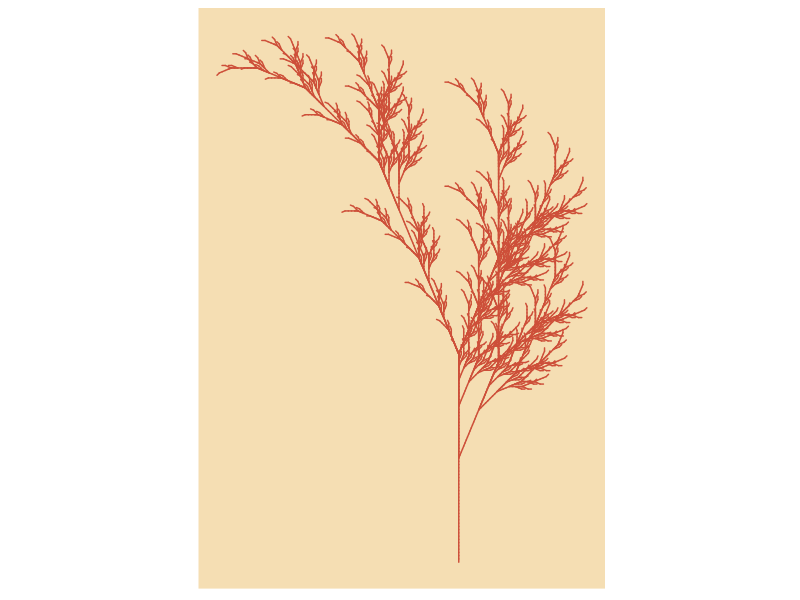

Here is the R script that generated this plot:
# Title Fall color
# Credit: https://fronkonstin.com

# Install packages

install.packages("gsubfn")
install.packages("tidyverse")
library(gsubfn)
library(tidyverse)

# Define elements in plant art
# Each image corresponds to a different axiom, rules, angle and depth

# Leaf of Fall

axiom="X"
rules=list("X"="F-[[X]+X]+F[+FX]-X", "F"="FF")
angle=22.5
depth=6


for (i in 1:depth) axiom=gsubfn(".", rules, axiom)

actions=str_extract_all(axiom, "\\d*\\+|\\d*\\-|F|L|R|\\[|\\]|\\|") %>% unlist

status=data.frame(x=numeric(0), y=numeric(0), alfa=numeric(0))
points=data.frame(x1 = 0, y1 = 0, x2 = NA, y2 = NA, alfa=90, depth=1)


# Generating data
# Note: may take a minute or two

for (action in actions)
{
  if (action=="F")
  {
    x=points[1, "x1"]+cos(points[1, "alfa"]*(pi/180))
    y=points[1, "y1"]+sin(points[1, "alfa"]*(pi/180))
    points[1,"x2"]=x
    points[1,"y2"]=y
    data.frame(x1 = x, y1 = y, x2 = NA, y2 = NA,
               alfa=points[1, "alfa"],
               depth=points[1,"depth"]) %>% rbind(points)->points
  }
  if (action %in% c("+", "-")){
    alfa=points[1, "alfa"]
    points[1, "alfa"]=eval(parse(text=paste0("alfa",action, angle)))
  }
  if(action=="["){
    data.frame(x=points[1, "x1"], y=points[1, "y1"], alfa=points[1, "alfa"]) %>%
      rbind(status) -> status
    points[1, "depth"]=points[1, "depth"]+1
  }

  if(action=="]"){
    depth=points[1, "depth"]
    points[-1,]->points
    data.frame(x1=status[1, "x"], y1=status[1, "y"], x2=NA, y2=NA,
               alfa=status[1, "alfa"],
               depth=depth-1) %>%
      rbind(points) -> points
    status[-1,]->status
  }
}
ggplot() +
  geom_segment(aes(x = x1, y = y1, xend = x2, yend = y2),
               lineend = "round",
               color="tomato3", # Set your own Fall color?
               data=na.omit(points)) +
  coord_fixed(ratio = 1) +
  theme(panel.background = element_rect(fill = "wheat"),
        panel.grid = element_blank(),
        axis.title = element_blank(),
        axis.ticks = element_blank(),
        axis.text  = element_blank())
